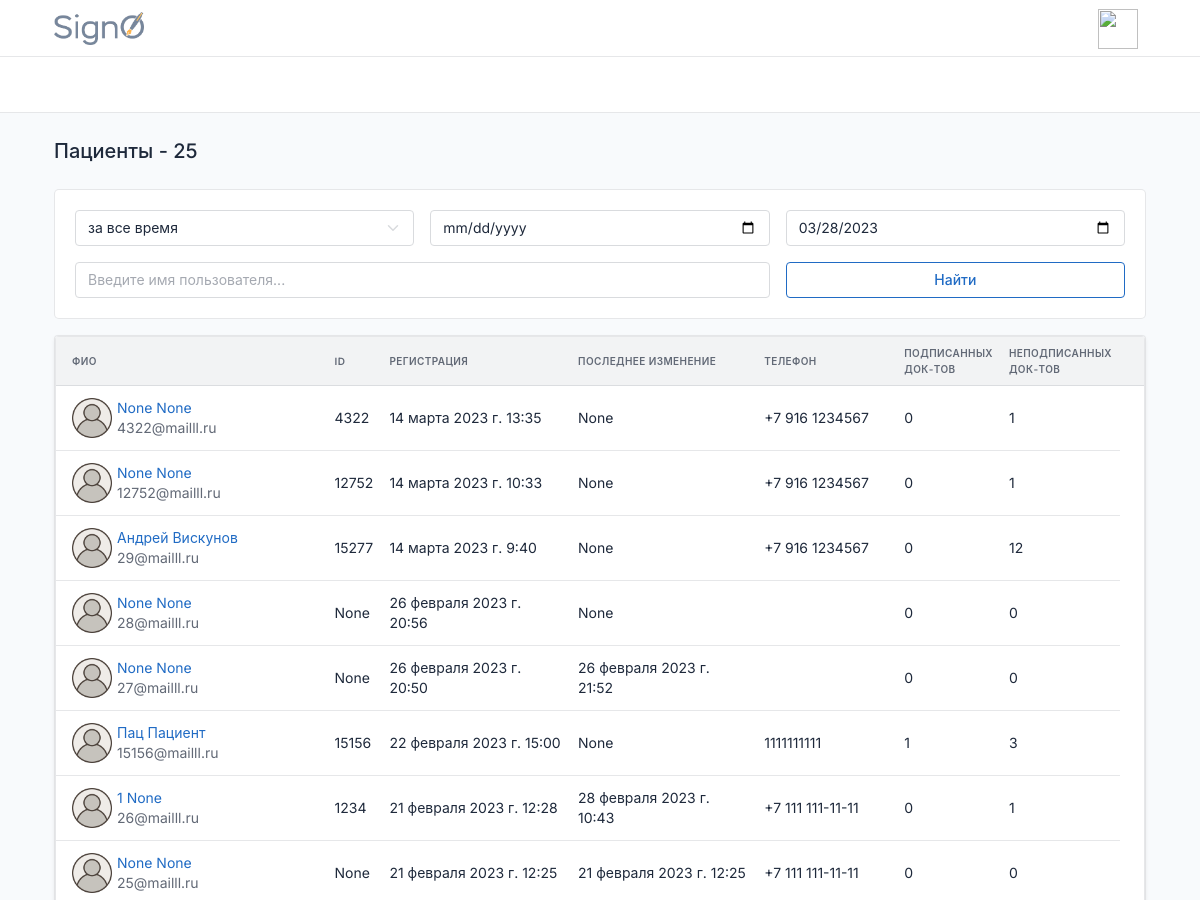
Page /allclients/ (upper part) on the earlier database version.
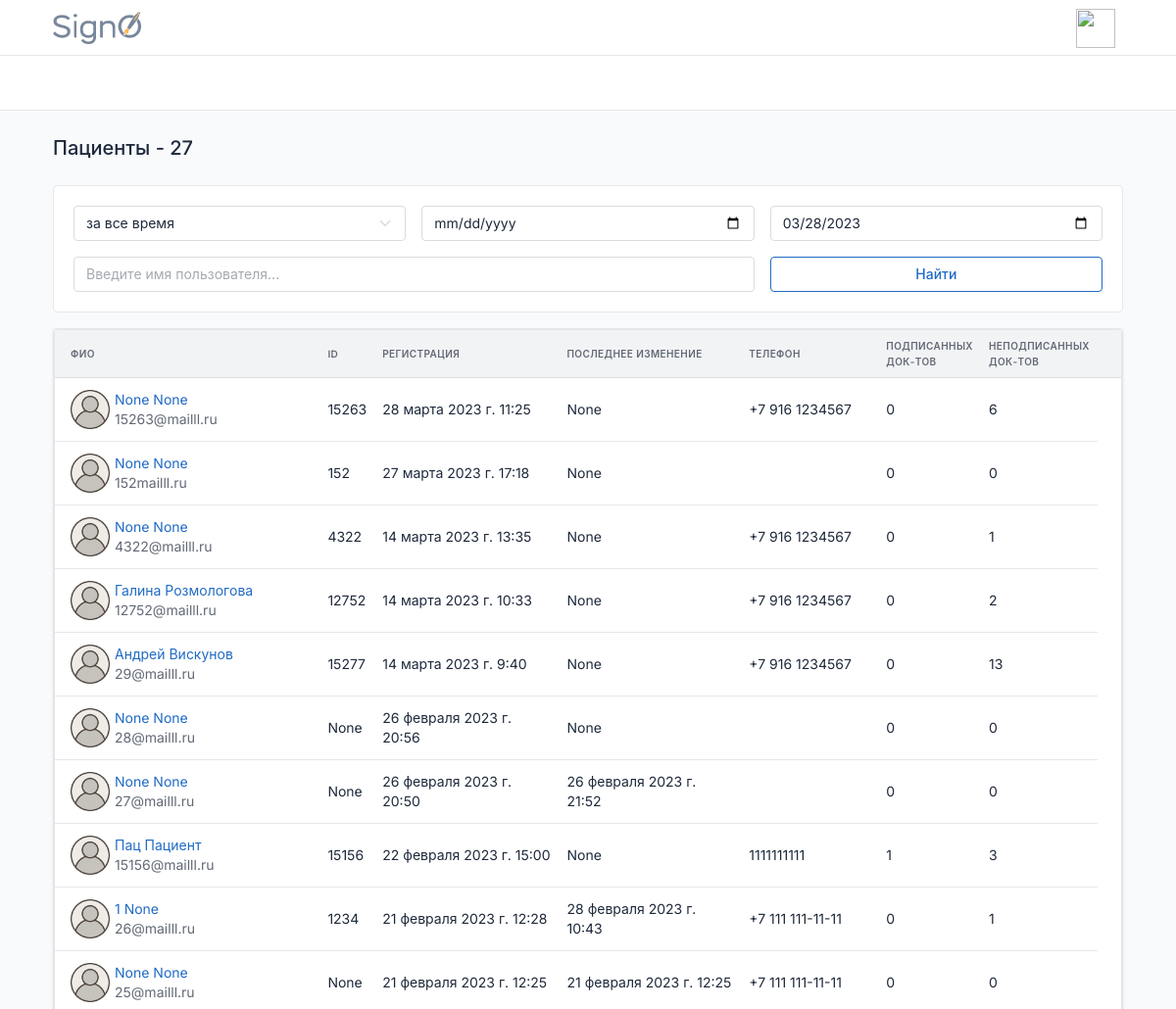
Same page on the later database version.
### users/models.py (models this page shows, shortened)
class CustomUser(AbstractBaseUser, PermissionsMixin):
    email = models.EmailField(max_length=254, unique=True, verbose_name='Электронная почта')
    first_name = models.CharField(u"Имя", max_length=100, blank=True, null=True)
    last_name = models.CharField(u"Фамилия", max_length=100, blank=True, null=True)
    patronymic = models.CharField(u"Отчество", max_length=100, blank=True, null=True)
    pasport_series = models.CharField(max_length=12, blank=True, verbose_name='Серия паспорта')
    pasport_number = models.CharField(max_length=12, blank=True, verbose_name='Номер паспорта')
    addres = models.CharField(max_length=240, blank=True, verbose_name='Адрес пользователя')
    user_profile_id = models.IntegerField(blank=True, verbose_name='ID пользователя', null=True)
    phone = models.CharField(max_length=24, verbose_name='Телефон')
    uniq_id = models.CharField(unique=True, max_length=12, blank=True, null=True, verbose_name='Уникальный ID')
    photo = models.ImageField(
        upload_to='users/%Y/%m/%d/',
        blank=True,
        default='../static/images/default_avatar.png',
        verbose_name='Аватар')
    is_active = models.BooleanField(default=True, verbose_name='Активирован')
    is_admin = models.BooleanField(default=False, verbose_name='Администратор')
    is_staff = models.BooleanField(_('staff status'), default=False)
    is_superuser = models.BooleanField(_('super user'), default=False)
    date_joined = models.DateTimeField(u'date joined', blank=True, null=True, default=timezone.now)
    last_login = models.DateTimeField(u'last login', blank=True, null=True)
    groups = models.ManyToManyField(Group, blank=True, null=True, verbose_name='Группы', related_name='groups')
    user_permissions = models.ManyToManyField(Permission, blank=True, null=True, verbose_name='Разрешения', related_name='user_permissions')
    date_of_birthday = models.DateField(blank=True, null=True, verbose_name='Дата Рождения')
    ADMINISTRATOR = 'AD'
    DOCTOR = 'DO'
    CLIENT = 'CL'
    DIRECTOR = 'DI'
    TYPE_ROLE = [
        (ADMINISTRATOR, 'Администратор'),
        (DOCTOR, 'Врач'),
        (CLIENT, 'Клиент'),
        (DIRECTOR, 'Руководитель')
    ]
    type = models.CharField(max_length=6, choices=TYPE_ROLE, default=CLIENT, verbose_name='Тип пользователя')
    ban = models.BooleanField(default=False, verbose_name='Уволен')
    ban_date = models.DateTimeField(verbose_name='дата увольнения', blank=True, null=True)
    ecp = models.BooleanField(default=False, verbose_name='Наличие ЭЦП')
    USERNAME_FIELD = 'email'
    REQUIRED_FIELDS = []
    objects = CustomUserManager()
    class Meta:
        verbose_name='Пользователь'
        verbose_name_plural='Пользователи'

### index/views.py (the view)
# urls.py: path('allclients/', allclients, name='allclients'),
def allclients(request):
    all_users = CustomUser.objects.filter(type='CL')
    all_users = annotate_users_with_number_of_signed_docs(
                                            all_users,
                                            'recipient__recipient_status')
    users = search_users(request, all_users)
    context = {
        'title': f"Пациенты - {CustomUser.objects.filter(type='CL').count()}",
        'users': users
    }
    return render(request, 'index/allclients.html', context=context)

### users/services.py (called while the page is built, shortened)
def search_users(request, all_users):
    search_name = request.GET.get('search')
    period = request.GET.get('period')
    user_type = request.GET.get('user_type')
    if period:
        start_date, end_date = get_dates(period, all_users)
        all_users = all_users.filter(date_joined__range=[start_date, end_date])
    if user_type:
        all_users = all_users.filter(type=user_type)
    sort_filter = request.GET.get('sort')
    if sort_filter:
        all_users = all_users.order_by(sort_filter)
    else:
        all_users = all_users.order_by('-date_joined')
    return all_users

def annotate_users_with_number_of_signed_docs(all_users, user_type):
    dict_true = {user_type:True}
    dict_false = {user_type:False}
    all_users = all_users.annotate(
                signed_docs=Count(Case(
                    When(**dict_true, then=1),
                    output_field=models.IntegerField(),
                    distinct=True
            ))) \
            .annotate(
                not_signed_docs=Count(Case(
                    When(**dict_false, then=1),
                    output_field=models.IntegerField(),
                    distinct=True
            )))
    return all_users

### index/templates/index/allclients.html
{%extends 'index.html'%}
{%block content%}
{% include 'common/_info_box_users.html' %}
<div class="col-12">
                <div class="card">
                  {% include 'common/_clients_table.html' %}
                </div>
              </div>
{%endblock%}

### templates/common/_clients_table.html (shortened to what this page needs)
{% load static %}
{% load extra_tags %}
<div class="col-12">
    <div class="card">
      <div class="table-responsive">
        <table class="table table-vcenter card-table">
          <thead>
            <tr>
              <th id="th-last_name" class='sortable-table-header' onclick="filterByField('last_name')">ФИО</th>
              <th id="th-id" class='sortable-table-header' onclick="filterByField('id')">ID
              </th>
              <th id="th-date_joined" class='sortable-table-header' onclick="filterByField('date_joined')">Регистрация</th>
              <th id="th-last_login" class='sortable-table-header' onclick="filterByField('last_login')">Последнее изменение</th>
              {% if request.user.type != 'DO' %}
                <th>Телефон</th>
              {% endif %}
              <th id="th-signed_docs" class='sortable-table-header' onclick="filterByField('signed_docs')">Подписанных<br> док-тов</th>
              <th id="th-not_signed_docs" class='sortable-table-header' onclick="filterByField('not_signed_docs')">Неподписанных<br> док-тов</th>
              <th class="w-1"></th>
            </tr>
          </thead>
          <tbody class="lazy-loading-users">
          {% for user in users %}
          <tr class="lazy-row-users">
              <td>
                <div class="d-flex py-1 align-items-center">
                  {% if user.photo %}
                    <img width=40px height=40px src="{{user.photo.url}}" style="margin-right:5px">
                  {% endif %}
                <div class="flex-fill">
                      {% if request.user.type != 'DO' %}
                        <a href="{%url 'user' user.id%}"><div class="font-weight-medium">{{user.first_name}} {{user.last_name}}</div></a>
                      {% else %}
                        <div class="font-weight-medium">{{user.first_name}} {{user.last_name}}</div>
                      {% endif %}
                    <div class="text-muted">{{user.email}}</div>
                  </div>
                </div>
              </td>
              <td>
                <div>{{ user.uniq_id }}</div>
              </td>
              <td>
                <div>{{ user.date_joined }}</div>
              </td>
              <td>
                <div>{{ user.last_login }}</div>
              </td>
              {% if request.user.type != 'DO' %}
              <td>
                <div>{{ user.phone }}</div>
              </td>
              {% endif %}
              <td>
                <div>{{ user.signed_docs }}</div>
              </td>
              <td>
                <div>{{ user.not_signed_docs }}</div>
              </td>
            </tr>
          {% endfor %}
          </tbody>
        </table>
      </div>
    </div>
  </div>

Differences in the rows shown:
added CustomUser: photo (placeholder picture), first_name "None", last_name "None", email "15263@mailll.ru", uniq_id "15263", date_joined "28 марта 2023 г. 11:25", last_login "None", phone "+7 916 1234567", signed_docs "0", not_signed_docs "6"
added CustomUser: photo (placeholder picture), first_name "None", last_name "None", email "152mailll.ru", uniq_id "152", date_joined "27 марта 2023 г. 17:18", last_login "None", signed_docs "0", not_signed_docs "0"
changed CustomUser "12752@mailll.ru": first_name "None" → "Галина"; last_name "None" → "Розмологова"; not_signed_docs "1" → "2"
computed for CustomUser "Андрей": not_signed_docs "12" → "13"
Other differences:
{{ title }}: "Пациенты - 25" → "Пациенты - 27"
